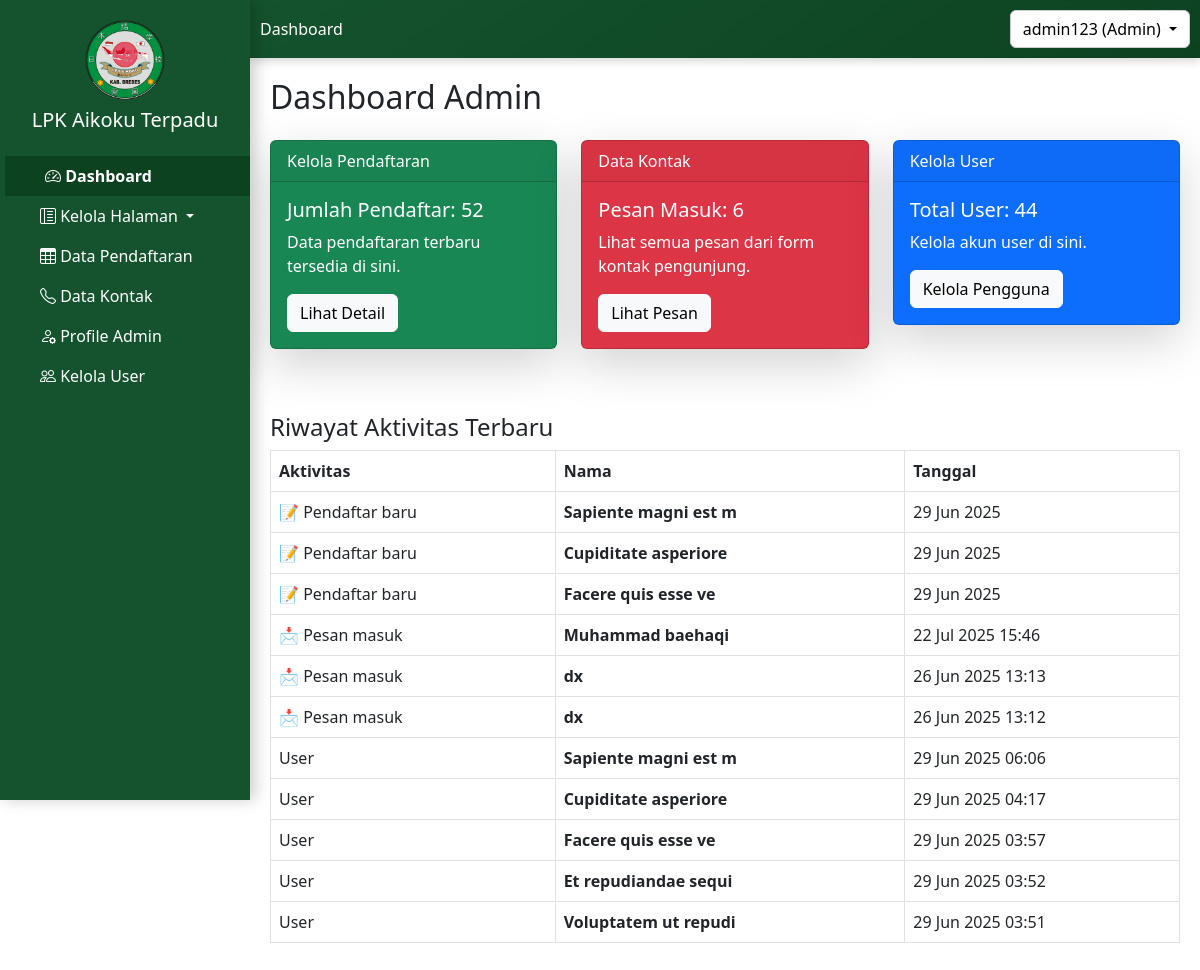
The page /admin/dashboard/dashboard_admin.php (signed in) on the database its author committed.
### tables this page shows
CREATE TABLE `tb_pendaftaran` (
  `id_pendaftaran` int(11) NOT NULL,
  `nama_lengkap` varchar(100) DEFAULT NULL,
  `foto_diri` varchar(255) DEFAULT NULL,
  `nomor_pendaftaran` varchar(50) DEFAULT NULL,
  `tempat_lahir` varchar(100) DEFAULT NULL,
  `tanggal_lahir` date DEFAULT NULL,
  `usia` int(11) DEFAULT NULL,
  `jenis_kelamin` varchar(20) DEFAULT NULL,
  `agama` varchar(50) DEFAULT NULL,
  `alamat_ktp` text DEFAULT NULL,
  `email` varchar(100) DEFAULT NULL,
  `telepon` varchar(20) DEFAULT NULL,
  `alamat` text DEFAULT NULL,
  `alamat_keluarga` text DEFAULT NULL,
  `telepon_keluarga` varchar(20) DEFAULT NULL,
  `program` varchar(100) DEFAULT NULL,
  `bidang` varchar(100) DEFAULT NULL,
  `pendidikan_terakhir` varchar(50) DEFAULT NULL,
  `pengalaman_kerja` text DEFAULT NULL,
  `status_pernikahan` varchar(50) DEFAULT NULL,
  `motivasi` text DEFAULT NULL,
  `tinggi_badan` int(11) DEFAULT NULL,
  `berat_badan` int(11) DEFAULT NULL,
  `pengalaman_jepang` varchar(50) DEFAULT NULL,
  `penyakit_kronis` text DEFAULT NULL,
  `golongan_darah` varchar(5) DEFAULT NULL,
  `status` varchar(20) DEFAULT 'Pending',
  `tanggal_daftar` datetime DEFAULT current_timestamp(),
  `id_pengguna` int(11) DEFAULT NULL,
  `pengumuman` text DEFAULT NULL
);

CREATE TABLE `tb_kontak` (
  `id_kontak` int(11) NOT NULL,
  `name` varchar(255) NOT NULL,
  `email` varchar(255) NOT NULL,
  `phone` varchar(20) NOT NULL,
  `address` text NOT NULL,
  `message` text NOT NULL,
  `date_sent` timestamp NOT NULL DEFAULT current_timestamp()
);

CREATE TABLE `tb_pengguna` (
  `id_pengguna` int(11) NOT NULL,
  `username` varchar(50) NOT NULL,
  `password` varchar(255) NOT NULL,
  `email_pengguna` varchar(100) NOT NULL,
  `roles` enum('admin','user') DEFAULT 'user',
  `tanggal_aktivitas` timestamp NOT NULL DEFAULT current_timestamp()
);

### admin/dashboard/dashboard_admin.php (the view, shortened to what this page needs)
<!DOCTYPE html>
<html lang="id">
<head>
    <link href="https://cdn.jsdelivr.net/npm/bootstrap@5.3.0/dist/css/bootstrap.min.css" rel="stylesheet">
</head>
<body>
    <?php include '../../sidebar1.php'; ?>
    <div class="content">
        <h2>Dashboard Admin</h2>
        <div class="row mt-4">
            <div class="col-md-4">
                <div class="card text-bg-success mb-3 shadow-lg">
                    <div class="card-header">Kelola Pendaftaran</div>
                    <div class="card-body">
                        <?php
                        include '../../includes/config.php';
                        $pendaftar = mysqli_query($mysqli, "SELECT COUNT(*) AS total FROM tb_pendaftaran");
                        $hasil_pendaftar = mysqli_fetch_assoc($pendaftar);
                        ?>
                        <h5 class="card-title">Jumlah Pendaftar: <?= $hasil_pendaftar['total']; ?></h5>
                        <p class="card-text">Data pendaftaran terbaru tersedia di sini.</p>
                        <a href="/pendaftaran/admin/data_pendaftar/data_pendaftaran.php" class="btn btn-light">Lihat
                            Detail</a>
                    </div>
                </div>
            </div>
            <div class="col-md-4">
                <div class="card text-bg-danger mb-3 shadow-lg">
                    <div class="card-header">Data Kontak</div>
                    <div class="card-body">
                        <?php
                        include '../../includes/config.php';
                        $kontak = mysqli_query($mysqli, "SELECT COUNT(*) AS total FROM tb_kontak");
                        $hasil_kontak = mysqli_fetch_assoc($kontak);
                        ?>
                        <h5 class="card-title">Pesan Masuk: <?= $hasil_kontak['total']; ?></h5>
                        <p class="card-text">Lihat semua pesan dari form kontak pengunjung.</p>
                        <a href="/pendaftaran/admin/kontak_masuk/data_kontak.php" class="btn btn-light">Lihat Pesan</a>
                    </div>
                </div>
            </div>
            <div class="col-md-4">
                <div class="card text-bg-primary mb-3 shadow-lg">
                    <div class="card-header">Kelola User</div>
                    <div class="card-body">
                        <?php
                        include '../../includes/config.php';
                        $pengguna = mysqli_query($mysqli, "SELECT COUNT(*) AS total FROM tb_pengguna");
                        $hasil_pengguna = mysqli_fetch_assoc($pengguna);
                        ?>
                        <h5 class="card-title">Total User: <?= $hasil_pengguna['total']; ?></h5>
                        <p class="card-text">Kelola akun user di sini.</p>
                        <a href="/pendaftaran/admin/user/kelola_user.php" class="btn btn-light">Kelola Pengguna</a>
                    </div>
                </div>
            </div>
        </div>
        <div class="mt-5">
            <h4>Riwayat Aktivitas Terbaru</h4>
            <table class="table table-bordered">
                <thead>
                    <tr>
                        <th>Aktivitas</th>
                        <th>Nama</th>
                        <th>Tanggal</th>
                    </tr>
                </thead>
                <tbody>
                    <?php
                    $result_pendaftar = mysqli_query($mysqli, "SELECT nama_lengkap, tanggal_daftar FROM tb_pendaftaran ORDER BY tanggal_daftar DESC LIMIT 3");
                    while ($row = mysqli_fetch_assoc($result_pendaftar)) {
                        echo '<tr>
                        <td>📝 Pendaftar baru</td>
                        <td><strong>' . $row['nama_lengkap'] . '</strong></td>
                        <td>' . date('d M Y', strtotime($row['tanggal_daftar'])) . '</td>
                      </tr>';
                    }
                    $result_kontak = mysqli_query($mysqli, "SELECT name, date_sent FROM tb_kontak ORDER BY date_sent DESC LIMIT 3");
                    while ($row = mysqli_fetch_assoc($result_kontak)) {
                        echo '<tr>
                        <td>📩 Pesan masuk</td>
                        <td><strong>' . $row['name'] . '</strong></td>
                        <td>' . date('d M Y H:i', strtotime($row['date_sent'])) . '</td>
                      </tr>';
                    }
                    $result_pengguna = mysqli_query($mysqli, "SELECT * FROM tb_pengguna ORDER BY id_pengguna DESC LIMIT 5");
                    if (mysqli_num_rows($result_pengguna) > 0) {
                        while ($row = mysqli_fetch_array($result_pengguna)) {
                            echo '<tr>
            <td>' . (isset($row['aktivitas']) ? $row['aktivitas'] : ucfirst($row['roles'])) . '</td>
            <td><strong>' . $row['username'] . '</strong></td>
            <td>' . date('d M Y H:i', strtotime($row['tanggal_aktivitas'])) . '</td>
        </tr>';
                        }
                    } else {
                        echo '<tr><td colspan="3">Tidak ada aktivitas terbaru.</td></tr>';
                    }
                    ?>
                </tbody>
            </table>
        </div>
    </div>
</body>
</html>

### sidebar1.php (style rules this page uses)
.content { margin-left: 250px; padding: 20px; overflow-x: auto; max-width: calc(100vw - 250px); }

### rows shown on the page
tb_pendaftaran: nama_lengkap "Sapiente magni est m", tanggal_daftar "29 Jun 2025"
tb_pendaftaran: nama_lengkap "Cupiditate asperiore", tanggal_daftar "29 Jun 2025"
tb_pendaftaran: nama_lengkap "Facere quis esse ve", tanggal_daftar "29 Jun 2025"
tb_kontak: name "Muhammad baehaqi", date_sent "22 Jul 2025 15:46"
tb_kontak: name "dx", date_sent "26 Jun 2025 13:13"
tb_kontak: name "dx", date_sent "26 Jun 2025 13:12"
tb_pengguna: roles "User", username "Sapiente magni est m", tanggal_aktivitas "29 Jun 2025 06:06"
tb_pengguna: roles "User", username "Cupiditate asperiore", tanggal_aktivitas "29 Jun 2025 04:17"
tb_pengguna: roles "User", username "Facere quis esse ve", tanggal_aktivitas "29 Jun 2025 03:57"
tb_pengguna: roles "User", username "Et repudiandae sequi", tanggal_aktivitas "29 Jun 2025 03:52"
tb_pengguna: roles "User", username "Voluptatem ut repudi", tanggal_aktivitas "29 Jun 2025 03:51"

### other values the page prints
$_SESSION['username'] "admin123"
$_SESSION['roles'] "Admin"
$hasil_pendaftar['total'] "52"
$hasil_kontak['total'] "6"
$hasil_pengguna['total'] "44"
